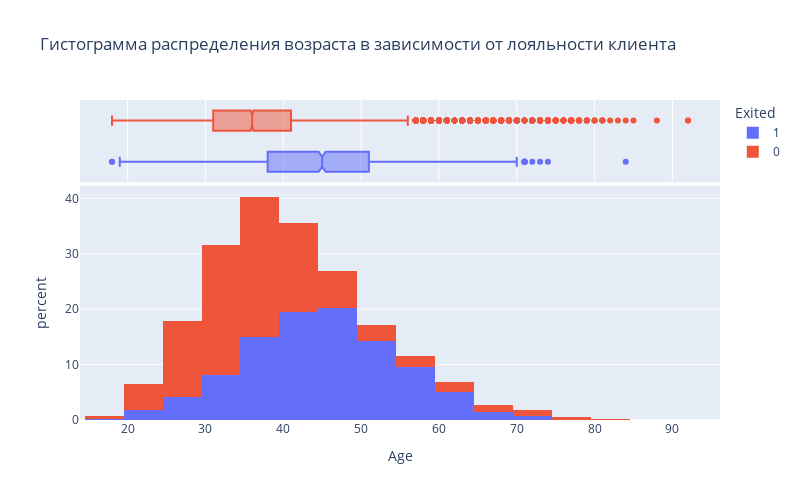

The notebook cell saved with this chart:
### Markdown cell above
## 9.4.
Посмотрите на распределение возраста в разрезе признака оттока. В какой группе больше потенциальных выбросов? На какую возрастную категорию клиентов стоит обратить внимание банку?

### Code cell
fig = px.histogram(
    data_frame= churn_data,
    x='Age',
    color = "Exited",
    nbins=15,
    title='Гистограмма распределения возраста в зависимости от лояльности клиента',
    width=800,
    height=500,
    marginal='box',
    histnorm='percent'
)
if not os.path.exists("images"):
    os.mkdir("images")
fig.write_image("images/fig9.4.png")
fig.show();

### Figure 1 — Plotly figure (JSON) as saved in the notebook; plotly's stock layout.template omitted (floating-point values rounded to 4 significant figures; data arrays with more than 128 entries replaced by an {"elided": "..."} marker saying what was removed)
{"data": [{"alignmentgroup": "True", "bingroup": "x", "histnorm": "percent", "hovertemplate": "Exited=1<br>Age=%{x}<br>percent=%{y}<extra></extra>", "legendgroup": "1", "marker": {"color": "#636efa", "pattern": {"shape": ""}}, "name": "1", "nbinsx": 15, "offsetgroup": "1", "orientation": "v", "showlegend": true, "type": "histogram", "x": {"elided": "2037 int values"}, "xaxis": "x", "yaxis": "y"}, {"alignmentgroup": "True", "hovertemplate": "Exited=1<br>Age=%{x}<extra></extra>", "legendgroup": "1", "marker": {"color": "#636efa"}, "name": "1", "notched": true, "offsetgroup": "1", "showlegend": false, "type": "box", "x": {"elided": "2037 int values"}, "xaxis": "x2", "yaxis": "y2"}, {"alignmentgroup": "True", "bingroup": "x", "histnorm": "percent", "hovertemplate": "Exited=0<br>Age=%{x}<br>percent=%{y}<extra></extra>", "legendgroup": "0", "marker": {"color": "#EF553B", "pattern": {"shape": ""}}, "name": "0", "nbinsx": 15, "offsetgroup": "0", "orientation": "v", "showlegend": true, "type": "histogram", "x": {"elided": "7963 int values"}, "xaxis": "x", "yaxis": "y"}, {"alignmentgroup": "True", "hovertemplate": "Exited=0<br>Age=%{x}<extra></extra>", "legendgroup": "0", "marker": {"color": "#EF553B"}, "name": "0", "notched": true, "offsetgroup": "0", "showlegend": false, "type": "box", "x": {"elided": "7963 int values"}, "xaxis": "x2", "yaxis": "y2"}], "layout": {"barmode": "relative", "height": 500, "legend": {"title": {"text": "Exited"}, "tracegroupgap": 0}, "title": {"text": "Гистограмма распределения возраста в зависимости от лояльности клиента"}, "width": 800, "xaxis": {"anchor": "y", "domain": [0, 1], "title": {"text": "Age"}}, "xaxis2": {"anchor": "y2", "domain": [0, 1], "matches": "x", "showgrid": true, "showticklabels": false}, "yaxis": {"anchor": "x", "domain": [0, 0.7326], "title": {"text": "percent"}}, "yaxis2": {"anchor": "x2", "domain": [0.7426, 1], "matches": "y2", "showgrid": false, "showline": false, "showticklabels": false, "ticks": ""}}}
